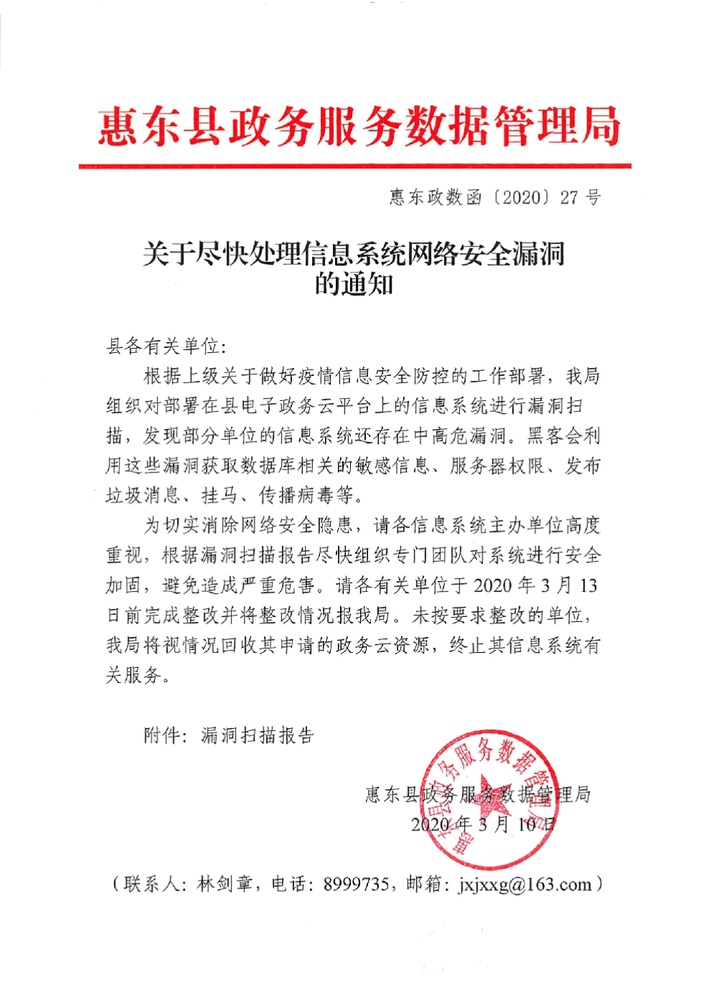
#> input picture plugin/310.jpg, 706 x 1000 px, shrunk from 986 x 1397 before the run
$ python pic310.py
#> lines starting #> are read from the running program, lines starting #| are printed output that depends on the picture; after the words box and inside, x2 and y2 are one past the last pixel; in counts of white or black regions, pixels touching at a corner belong together
#> further down, src is the input picture: shape (1000, 706, 3); mean B, G, R 242.7, 242.5, 246.1
from cv2 import cv2 as cv2
from PIL import Image
import pytesseract
import numpy as np
import re
import sys


def noise_4(img_array, k):
    """
    4邻域降噪
    Args:
        image:图片文件
        k: 阈值 <= 4
    """
    def noise_4_count(img_array, w, h):
        """
        计算4邻域非白色的个数
        Args:
            img_obj: img obj
            w: width
            h: height
        Returns:
            count (int)
        """
        count = 0
        if img_array[w - 1, h] < 230:
            count += 1
        if img_array[w, h - 1] < 230:
            count += 1
        if img_array[w + 1, h] < 230:
            count += 1
        if img_array[w, h + 1] < 230:
            count += 1
        return count

    w, h = img_array.shape

    for _w in range(w):
        for _h in range(h):
            # 外圈直接白色，跳过计算
            if _w == 0 or _h == 0 or _w == w - 1 or _h == h - 1:
                img_array[_w, _h] = 255
                continue
            if img_array[_w, _h] == 255:
                continue
            if noise_4_count(img_array, _w, _h) < k:
                img_array[_w, _h] = 255


def recognize_text():
    gray = cv2.cvtColor(src, cv2.COLOR_BGR2GRAY)
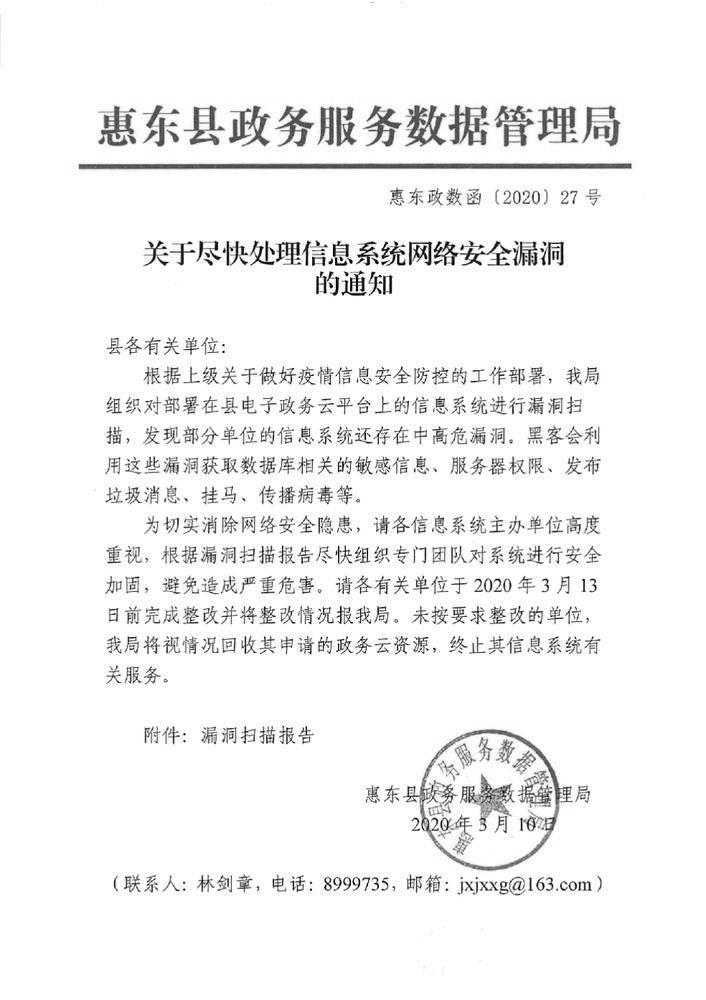
#> gray: shape (1000, 706); min 0, max 255, mean 243.6

    # 二值化
    binary = cv2.adaptiveThreshold(
        ~gray, 255, cv2.ADAPTIVE_THRESH_GAUSSIAN_C, cv2.THRESH_BINARY_INV, 35, -5)
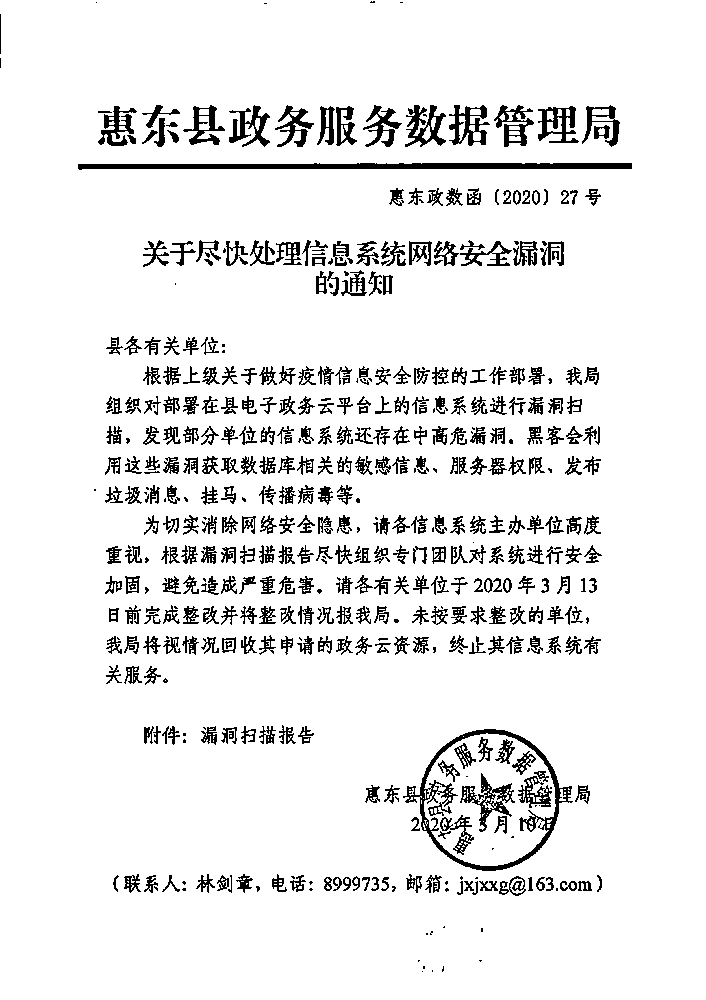
#> binary: shape (1000, 706); 92% white; black in thin lines or dots, all inside (x1, y1, x2, y2) = (0, 1, 632, 972)

    # # 二值化
    # ret, binary = cv2.threshold(
    #     gray, 190, 255, cv2.THRESH_BINARY)

    cv2.imwrite('tmp310/0_binary.jpg', binary)
    noise_4(binary, 2)
#> after the loop in noise_4, `for _w in range(w):`:
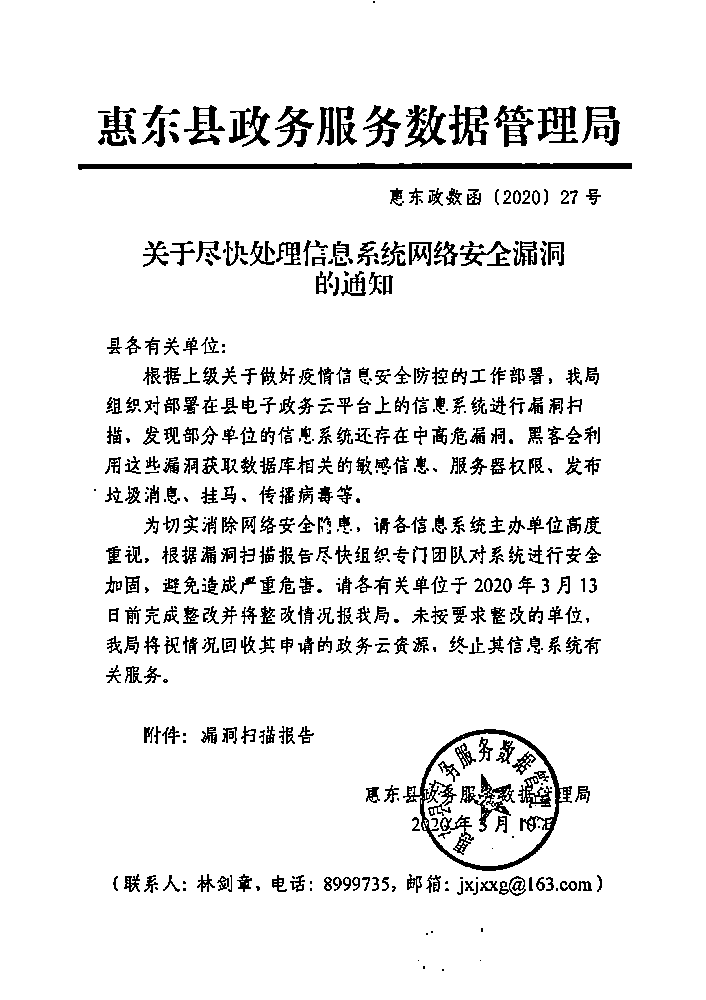
#> img_array: shape (1000, 706); 92.3% white; black in thin lines or dots, all inside (x1, y1, x2, y2) = (78, 1, 632, 971)
    cv2.imwrite("tmp310/1_noise4.jpg", binary)
    textImage = Image.fromarray(binary)
    text = pytesseract.image_to_string(textImage, lang='chi_sim')
    print("%s" % re.sub(' ', '', text))


src = cv2.imread('310.jpg', 1)
recognize_text()
#> (the call stopped at in recognize_text, `text = pytesseract.image_to_string(textImage, lang='chi_sim')`: pytesseract is not available in this run)

$ run again, with plugin/1.jpg copied over plugin/310.jpg
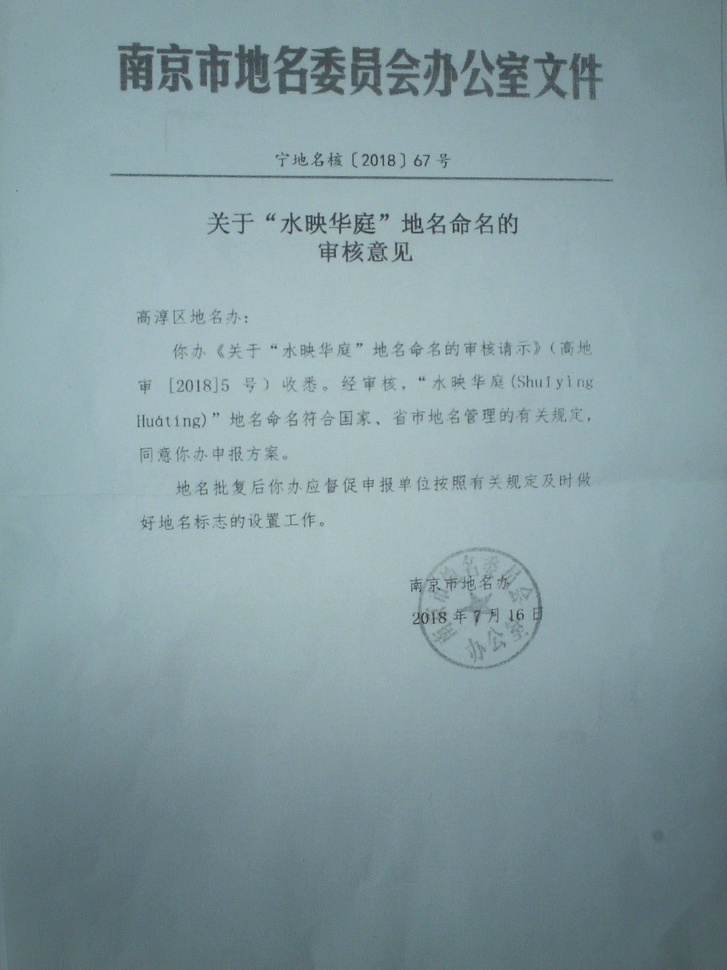
#> input picture plugin/1.jpg, 727 x 970 px, shrunk from 1944 x 2592 before the run
#> src is the input picture: shape (970, 727, 3); mean B, G, R 161, 155.5, 133
#> in recognize_text, `binary = cv2.adaptiveThreshold( ~gray, 255, cv2.ADAPTIVE_THRESH_GAUSSI..`:
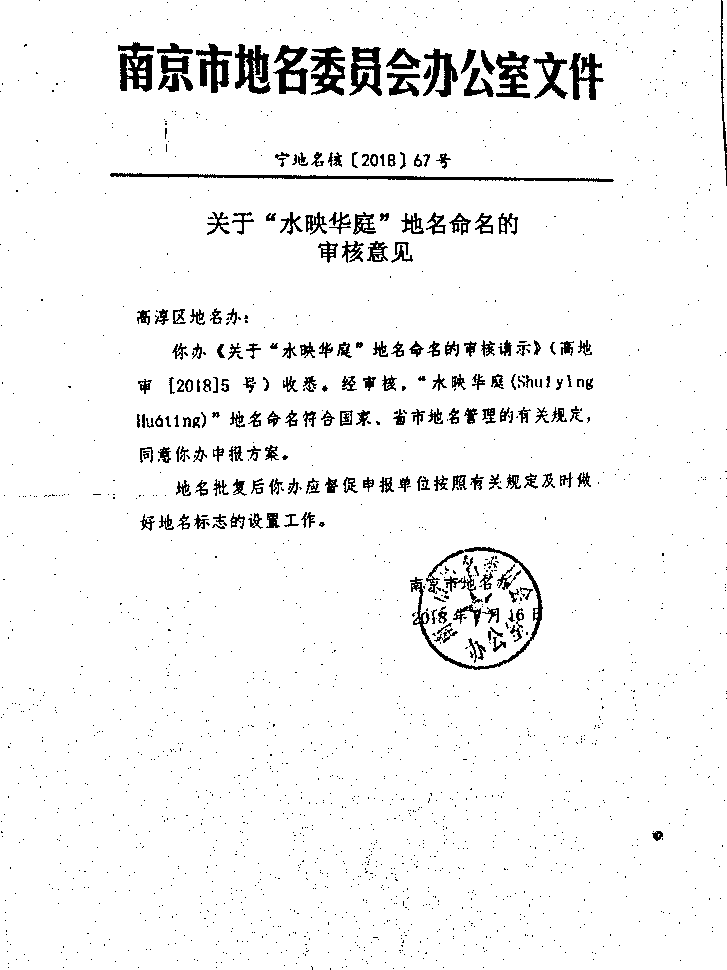
#> binary: shape (970, 727); 95.3% white; 1813 black regions (1599 under 20 px), largest, box (x1, y1, x2, y2) and area: (110, 173, 614, 182) 1578, (410, 547, 543, 670) 1556, (118, 42, 154, 92) 1060
#> after the loop in noise_4, `for _w in range(w):`:
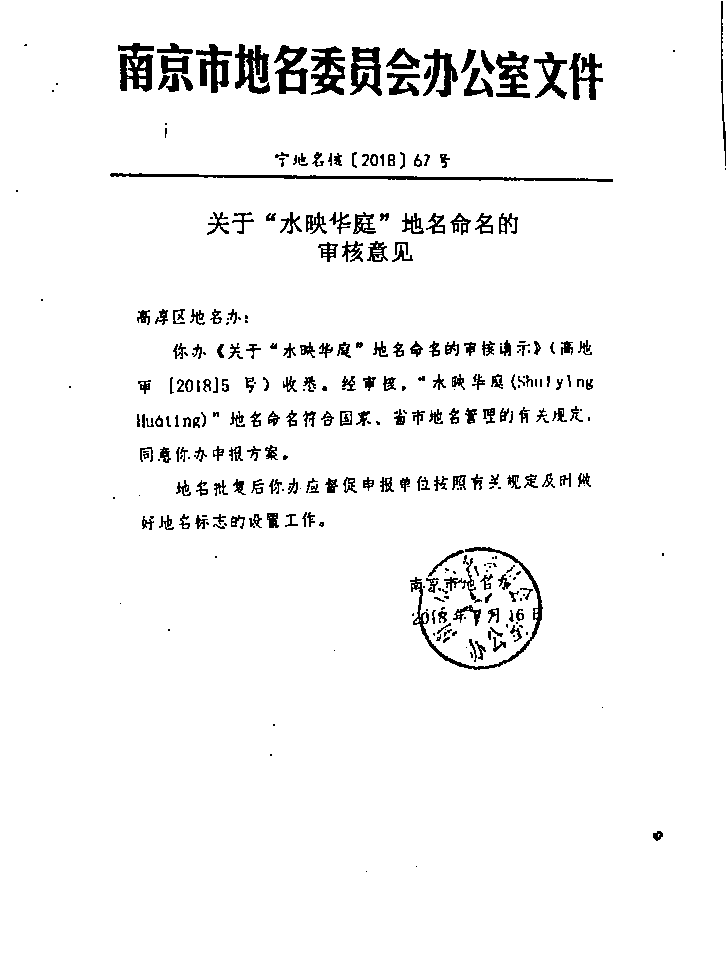
#> img_array: shape (970, 727); 95.7% white; 324 black regions (102 under 20 px), largest, box (x1, y1, x2, y2) and area: (110, 173, 613, 182) 1532, (410, 547, 543, 670) 1302, (118, 43, 154, 92) 1054

$ run again, with plugin/1230.jpg copied over plugin/310.jpg
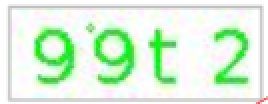
#> input picture plugin/1230.jpg, 134 x 52 px (shown 2 times larger)
#> src is the input picture: shape (52, 134, 3); mean B, G, R 218.5, 243.7, 218.9
#> in recognize_text, `gray = cv2.cvtColor(src, cv2.COLOR_BGR2GRAY)`:
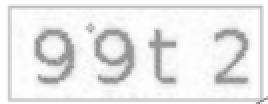
#> gray: shape (52, 134) (shown 2 times larger); min 134, max 255, mean 233.4
#> in recognize_text, `binary = cv2.adaptiveThreshold( ~gray, 255, cv2.ADAPTIVE_THRESH_GAUSSI..`:
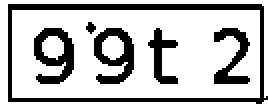
#> binary: shape (52, 134) (shown 2 times larger); 73.5% white; 6 black regions (1 under 20 px), largest, box (x1, y1, x2, y2) and area: (4, 2, 134, 52) 821, (17, 14, 37, 42) 304, (47, 14, 67, 42) 296, (107, 14, 125, 42) 234, (74, 14, 89, 42) 175

$ run again, with plugin/fw.jpg copied over plugin/310.jpg
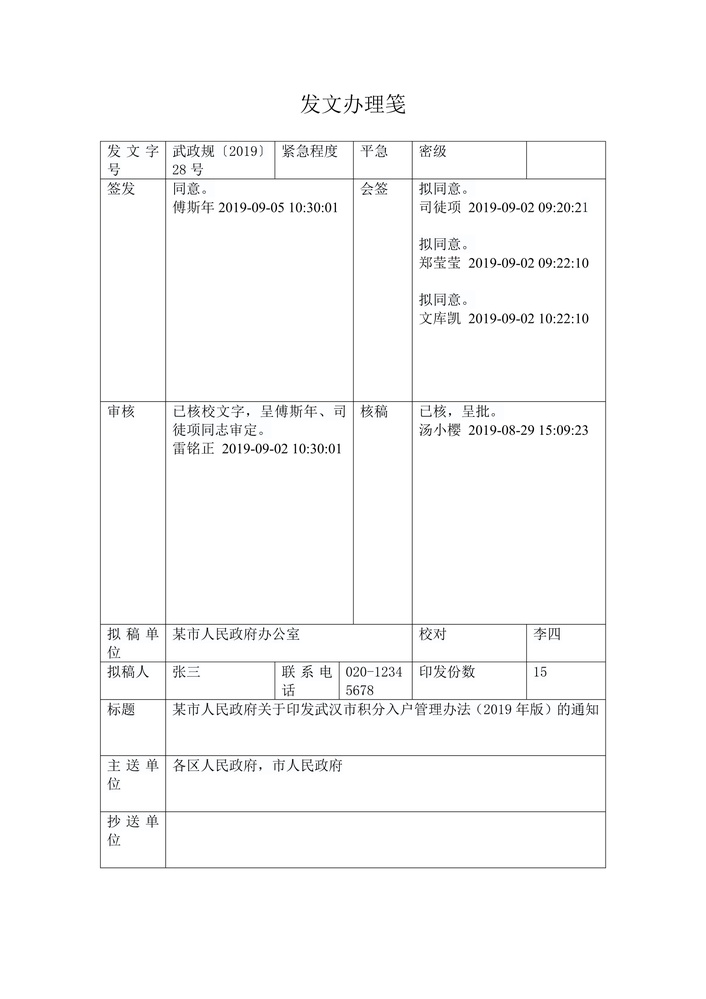
#> input picture plugin/fw.jpg, 706 x 999 px, shrunk from 3307 x 4677 before the run
#> src is the input picture: shape (999, 706, 3); mean B, G, R 250.2, 250.1, 250
#> in recognize_text, `binary = cv2.adaptiveThreshold( ~gray, 255, cv2.ADAPTIVE_THRESH_GAUSSI..`:
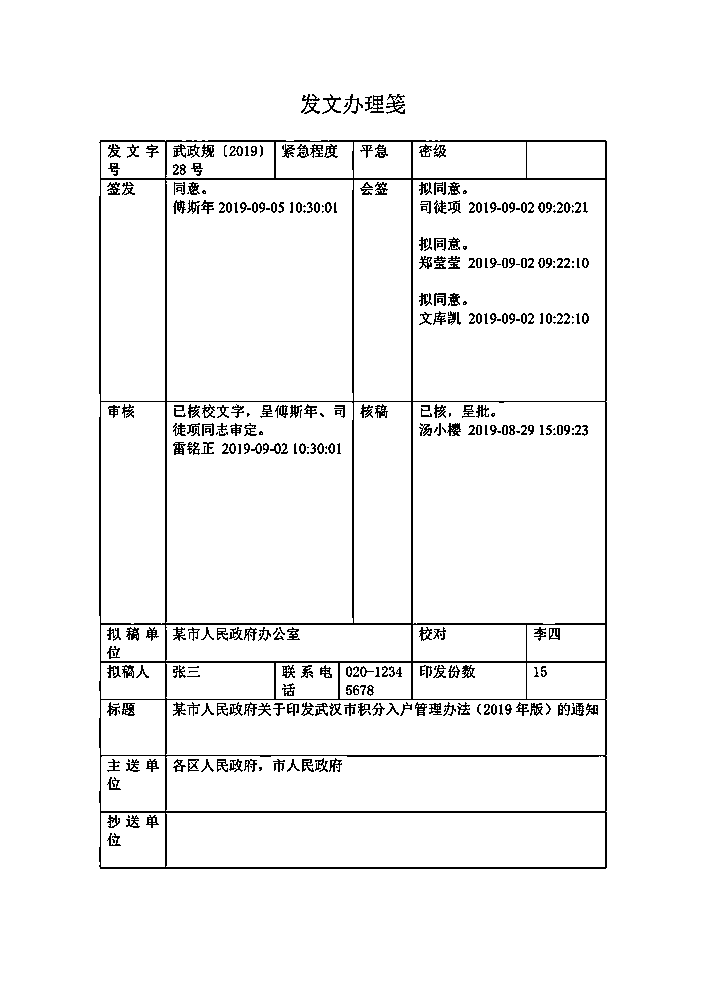
#> binary: shape (999, 706); 95.7% white; black in thin lines or dots, all inside (x1, y1, x2, y2) = (99, 94, 607, 869)
#> after the loop in noise_4, `for _w in range(w):`:
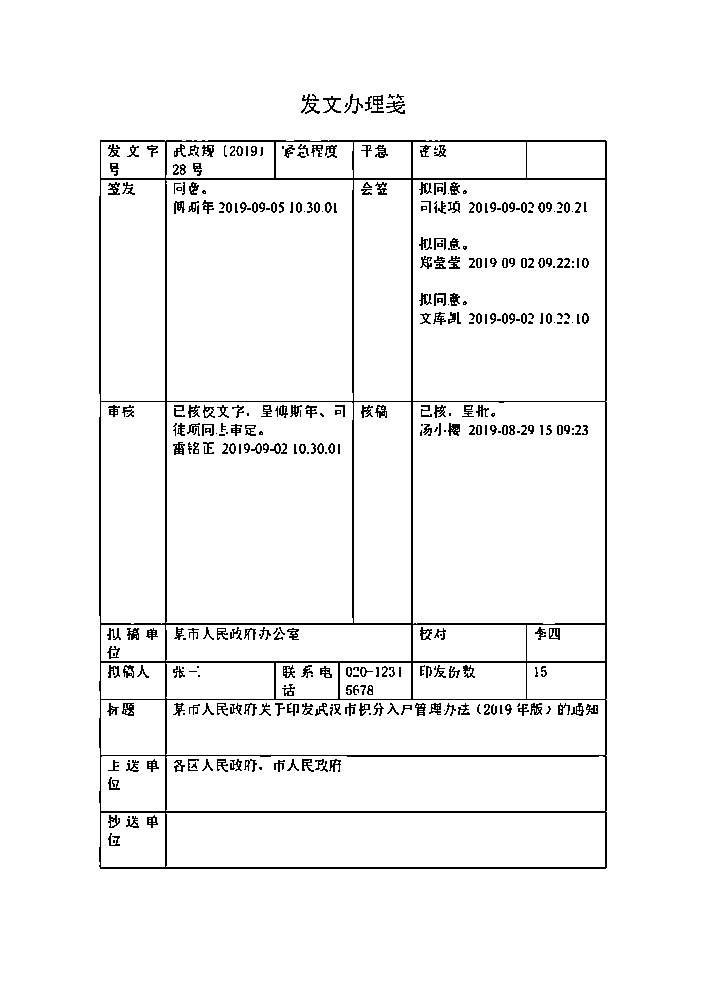
#> img_array: shape (999, 706); 95.9% white; black in thin lines or dots, all inside (x1, y1, x2, y2) = (99, 94, 607, 869)
